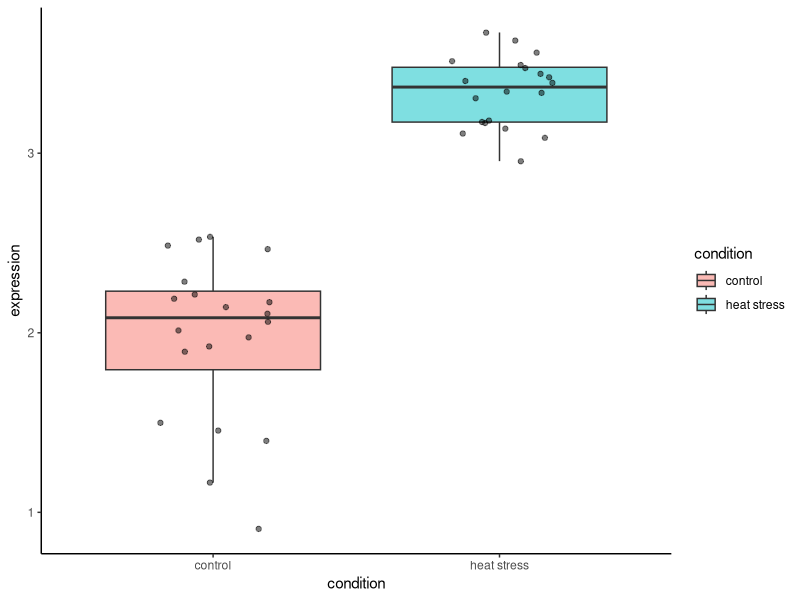

Here is the R script that generated this plot:
## ---- chunk 1
#| warning: false
library(tidyverse)
set.seed(1992)

control <- tibble(expression = rnorm(n = 20, mean = 2, sd = 0.6), 
                    condition = "control")
heat_stress <- tibble(expression = rnorm(n = 20, mean = 3.4, sd = 0.3),
                    condition = "heat stress") 
                         
experiment <- bind_rows(control, heat_stress)

ggplot(experiment, aes(x = condition, y = expression)) + 
    geom_boxplot(aes(fill = condition), alpha = 0.5, outlier.shape = NA) +
    geom_jitter(width = 0.2, alpha = 0.5) +
    theme_classic()
## ---- chunk 2
#| warning: false

t.test(x = control$expression,
       y = heat_stress$expression,
       alternative = "two.sided" ,      
       var.equal = FALSE,             # important as the variance do not seem equal
       conf.level = 0.95)             # this corresponds to alpha = 0.05 
